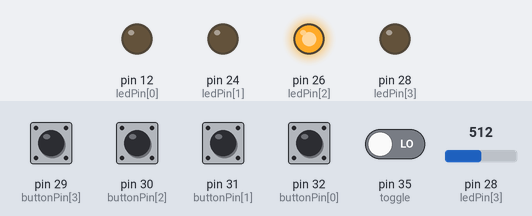
Bench run of a sketch on a simulated Teensy 4. Parts: output pins drawn as LEDs (lit = HIGH). Dashed ring = blinking. The test bench sets the inputs (shaded band); at power-on: pin 29 (buttonPin[3]), pin 30 (buttonPin[2]), pin 31 (buttonPin[1]), pin 32 (buttonPin[0]), pin 35 (toggle) LOW, pin 28 (ledPin[3]) = 512. What the sketch prints to the serial monitor is not drawn.

Above: at 1.2 s.
1.3 s: pin 28 (ledPin[3]) set to 0
At 2.04 s:
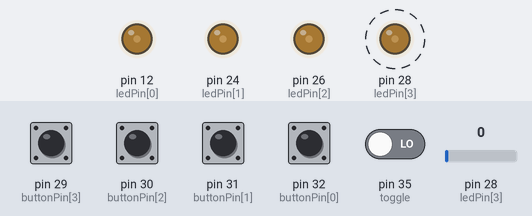
4.3 s: pin 29 (buttonPin[3]) pulled HIGH for 0.15 s
At 5.16 s:
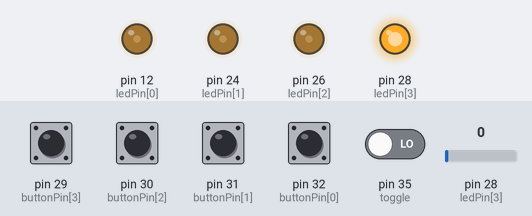
7.3 s: pin 30 (buttonPin[2]) pulled HIGH for 0.15 s
10.3 s: pin 31 (buttonPin[1]) pulled HIGH for 0.15 s
11.9 s: pin 32 (buttonPin[0]) pulled HIGH for 0.15 s
At 13.1 s:
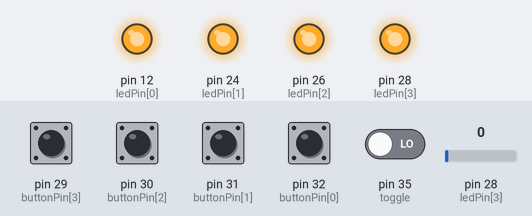
13.5 s: pin 29 (buttonPin[3]) pulled HIGH for 1 s
At 15.2 s:
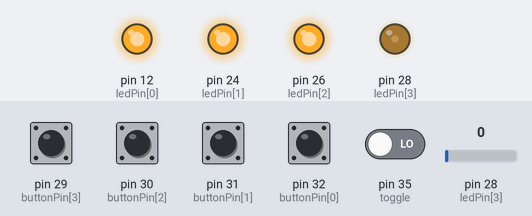
Timing chart, 0 to 16.7 s (numbered marks = the images above; inputs shaded):
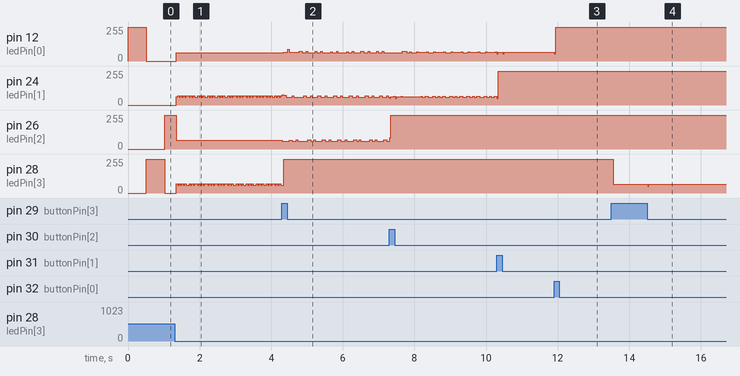

The sketch:

Lab_8.ino
```cpp
int ledPin[4] = {12, 24, 26, 28};
int buttonPin[4] = {32, 31, 30, 29};
int totalLeds = 4;
int totalButtons = 4;
int totalSwitchOn = 4;
int totalButtonPins = 4;
int midiNotes[4] = {0, 0, 0, 0};
int tempo = 0;
int pot = 0;
unsigned long lastStep = 0;
int currentStep = 0;
int totalSteps = 4;
int toggle = 35;

bool lastButtonState[4] = {LOW, LOW, LOW, LOW};
bool buttonState[4] = {LOW, LOW, LOW, LOW};
bool switchedOn[4] = {false, false, false, false}; // whyy :/ . ig so it doesn't do anything unless we say so. Unless we make it true aka HIGH. False also means LOW

void setup() {
  for (int i = 0; i < totalLeds; i++) {
    pinMode(ledPin[i], OUTPUT);
  }
  for (int i = 0; i < totalButtons; i++) {
    pinMode(buttonPin[i], INPUT);
  }
  pinMode(toggle, INPUT);
  Serial.begin(9600);
}

void loop() {

  checkButtons();
  updateLeds();
  if (digitalRead(toggle) == HIGH) {
    sequenceForwards();
  } else {
    sequenceBackwards();
  }
}

void checkButtons() {
  for (int i = 0; i < totalButtons; i++) {
    lastButtonState[i] = buttonState[i];
    buttonState[i] = digitalRead(buttonPin[i]);
  }
  for (int i = 0; i < totalSwitchOn; i++) {

    if (lastButtonState[i] == LOW && buttonState[i] == HIGH) {
      switchedOn[i] = !switchedOn[i]; // this means: if switchedOn is true then set it to false, if switchedOn is false then set it to true
      delay(5);
    } else if (lastButtonState[i] == HIGH && buttonState[i] == LOW) {
      delay(5);
    }
  }
}


void updateLeds() {
  for (int i = 0; i < totalLeds; i++) {

    if (switchedOn[i] == true or i == currentStep)  {
      digitalWrite(ledPin[i], HIGH);
    } else {
      digitalWrite(ledPin[i], LOW);
    }
  }
}


void sequenceForwards() {
  pot = analogRead(A14);
  tempo = map(pot, 0, 1023, 100, 1000);


  if (millis() >= lastStep + tempo) {
    lastStep = millis();
    usbMIDI.sendNoteOff(midiNotes[currentStep], 0, 1);

    countUp();

    if (switchedOn[currentStep] == HIGH) { //this also means true. so If it's true that switchedOn is false.

      usbMIDI.sendNoteOn(midiNotes[currentStep], 127, 1);
      Serial.println(currentStep);

      usbMIDI.sendNoteOff(midiNotes[currentStep], 0, 1);
    } else {
      usbMIDI.sendNoteOff(midiNotes[currentStep], 0, 1);
    }
  }
}

void sequenceBackwards() {

  tempo = analogRead(A14);


  if (millis() >= lastStep + tempo) {
    lastStep = millis();
    usbMIDI.sendNoteOff(midiNotes[currentStep], 0, 1);

    countDown();

    if (switchedOn[currentStep] == HIGH) {

      usbMIDI.sendNoteOn(midiNotes[currentStep], 127, 1);
      Serial.println(currentStep);

      usbMIDI.sendNoteOff(midiNotes[currentStep], 0, 1);
    } else {
      usbMIDI.sendNoteOff(midiNotes[currentStep], 0, 1);
    }
  }
}

void countUp() {

  currentStep++;
  if (currentStep == totalLeds) {
    currentStep = 0;

  }
}

void countDown() {

  currentStep--;
  if (currentStep < 0) {
    currentStep = totalLeds - 1;
  }
}
```

Measured:
- after the input at 11.9 s, pin 12 (ledPin[0]): 67/255 → 255/255 at once
- after the input at 13.5 s, pin 28 (ledPin[3]): 255/255 → 64/255 after 0.05 s, → 65/255 0.96 s later
